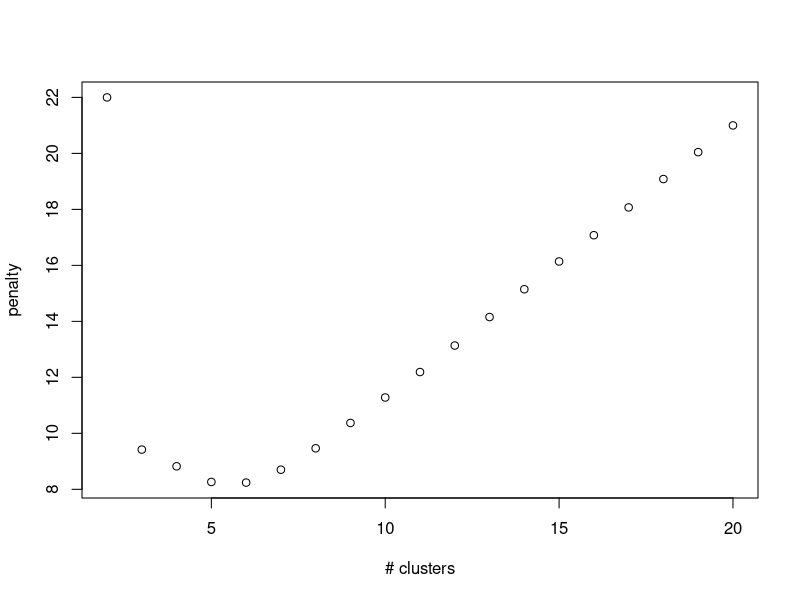

Recreate this plot in R.
library(maptree)


### Name: kgs
### Title: KGS Measure for Pruning Hierarchical Clusters
### Aliases: kgs
### Keywords: manip cluster

### ** Examples

  library (cluster)
  data (votes.repub)

  a <- agnes (votes.repub, method="ward")
  b <- kgs (a, a$diss, maxclust=20)
  plot (names (b), b, xlab="# clusters", ylab="penalty")
